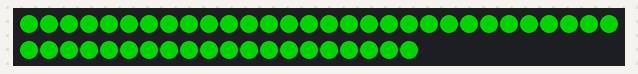
A sketch run on a simulated Arduino Uno, built with avr-gcc and run on an emulated ATmega328P. On the bench: 50 RGB LEDs in strip order, left to right, continuing on the next row. Dim RGB values are drawn brighter than linear.

Above: at 0.1 s.
At 6.6 s:
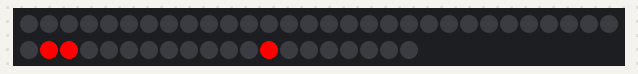
At 12.6 s:
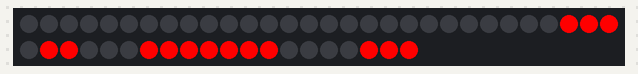
At 19.6 s:
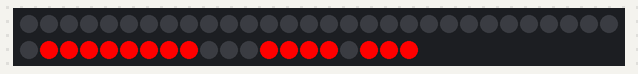
At 27.6 s:
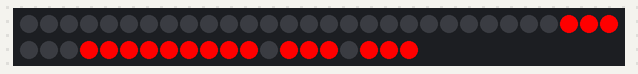
At 38.6 s:
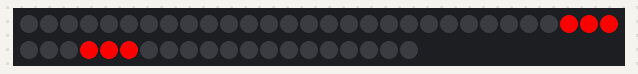

The sketch:

board.ino
```cpp
/// @file    Board.ino
/// @brief   Test board
/// @example Blink.ino

#include <FastLED.h>

// Number of leds in strip
#define NUM_LEDS 50

// Command PIN
#define DATA_PIN A2

// Define the array of leds
CRGB leds[NUM_LEDS];

// Segments
/*
      ┌───────────┐
      │     A     │
      └───────────┘
  ┌──┐              ┌──┐
  │  │              │  │
  │F │              │B │
  │  │              │  │
  └──┘ ┌──────────┐ └──┘
       │     G    │
       └──────────┘
  ┌──┐              ┌──┐
  │  │              │  │
  │E │              │C │
  │  │              │  │
  └──┘              └──┘
      ┌────────────┐
      │      D     │
      └────────────┘
*/

#define SEG_LENGHT 3

// Define 7 segments
/*
unsigned short SEG_A[SEG_LENGHT] = { 36, 37, 38 };
unsigned short SEG_B[SEG_LENGHT] = { 33, 34, 35 };
unsigned short SEG_C[SEG_LENGHT] = { 47, 48, 49 };
unsigned short SEG_D[SEG_LENGHT] = { 27, 28, 29 };
unsigned short SEG_E[SEG_LENGHT] = { 43, 44, 45 };
unsigned short SEG_F[SEG_LENGHT] = { 39, 40, 41 };
unsigned short SEG_G[SEG_LENGHT] = { 31, 32, 42 };
*/

#define NUM_LED_PER_SEGMENT 3

#define NUM_SEGMENTS 7

unsigned short ledsForSegments[NUM_SEGMENTS][NUM_LED_PER_SEGMENT] = {
  { 36, 37, 38 },  // A
  { 33, 34, 35 },  // B
  { 27, 28, 29 },  // C
  { 47, 48, 49 },  // D
  { 43, 44, 45 },  // E
  { 39, 40, 41 },  // F
  { 31, 32, 42 },  // G
};

bool segmentsMap[10][NUM_SEGMENTS] = {
  // a, b, c, d, e, f, g
  { 1, 1, 1, 1, 1, 1, 0 },  // 0
  { 0, 1, 1, 0, 0, 0, 0 },  // 1
  { 1, 1, 0, 1, 1, 0, 1 },  // 2
  { 1, 1, 1, 1, 0, 0, 1 },  // 3
  { 0, 1, 1, 0, 0, 1, 1 },  // 4
  { 1, 0, 1, 1, 0, 1, 1 },  // 5
  { 1, 0, 1, 1, 1, 1, 1 },  // 6
  { 1, 1, 1, 0, 0, 0, 0 },  // 7
  { 1, 1, 1, 1, 1, 1, 1 },  // 8
  { 1, 1, 1, 1, 0, 1, 1 }   // 9
};

void setup() {
  FastLED.addLeds<WS2811, DATA_PIN, RGB>(leds, NUM_LEDS);
  fill_solid(leds, NUM_LEDS, CRGB::Green);
  FastLED.show();
}

bool first_run = 1;
short count = 0;
void loop() {
  if (first_run) {
    delay(500);
    for (int i = 0; i < 7; i++) {
      fill_solid(leds, NUM_LEDS, CRGB::Black);

      for (short j = 0; j < 3; j++) {
        leds[ledsForSegments[i % 10][j]] = CRGB::Red;
      }
      FastLED.show();

      delay(1000);
    }
    first_run = 0;
  } else {
    print(count);
    count++;
    delay(1000);
  }
}

void print(short num) {
  fill_solid(leds, NUM_LEDS, CRGB::Black);
  if (num > 0) {
    // get corresponding segments
    bool *segments = segmentsMap[num % 10];
    for (short i = 0; i < 7; i++) {
      // for each segments enabled
      if (segments[i]) {
        //
        for (short j = 0; j < NUM_LED_PER_SEGMENT; j++) {
          leds[ledsForSegments[i][j]] = CRGB::Red;
        }
      }
    }
  }

  FastLED.show();
}
```

Measured:
- what the display in image 4 shows lasts 1.0 s, from 27.6 s to 28.6 s
